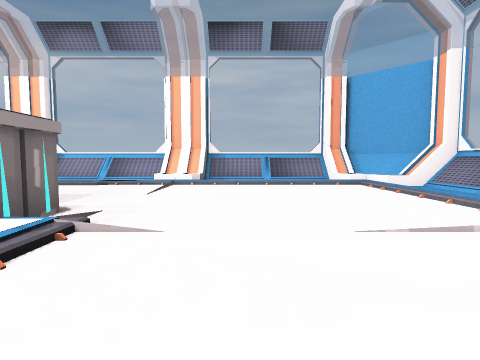
view 1 (above)

24 first-person views from a walk through a Unity game level. The camera is 1.5 m above the floor, tilts 4° down and sees 80° across. The floor is counted in squares, 2 m on a side. Each view is taken from the middle of a square. On the plan, view 1 faces up. The plan holds only what a view shows up to about 10 squares ahead; the rest is blank. The place goes on beyond the plan. The terrain is drawn as flat ground. The player character is not drawn. Some animated figures are not drawn. Some surface patterns are stand-ins.

view 2
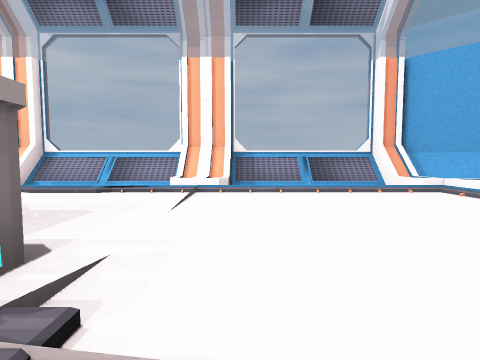

view 3
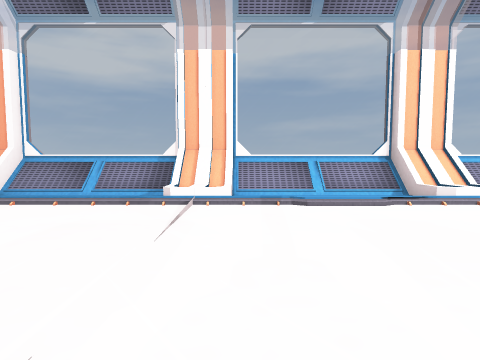

view 4
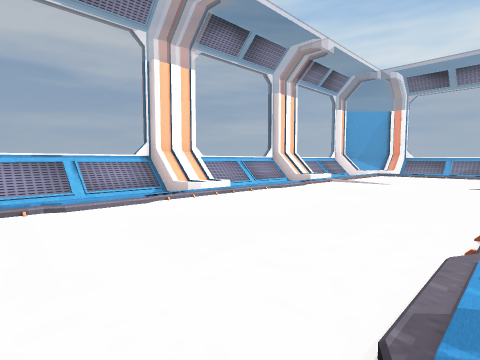

view 5
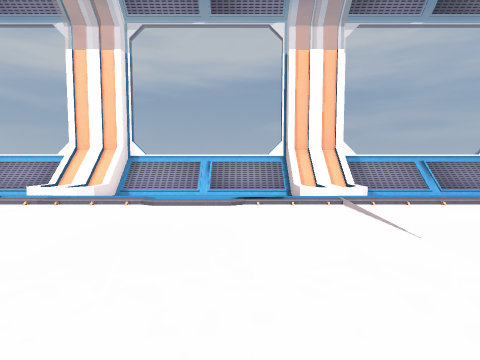

view 6
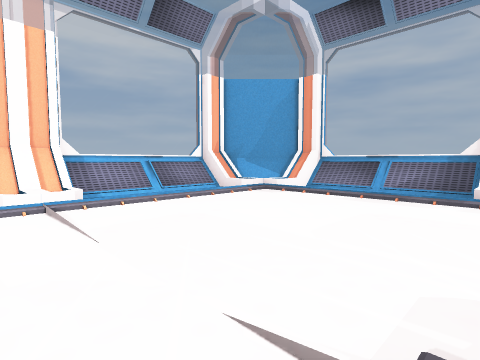

view 7
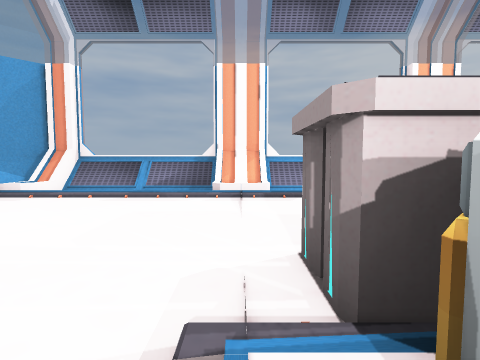

view 8
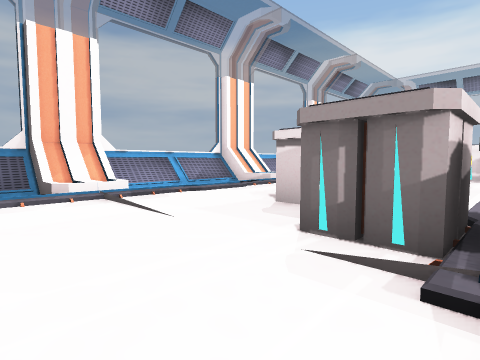

view 9
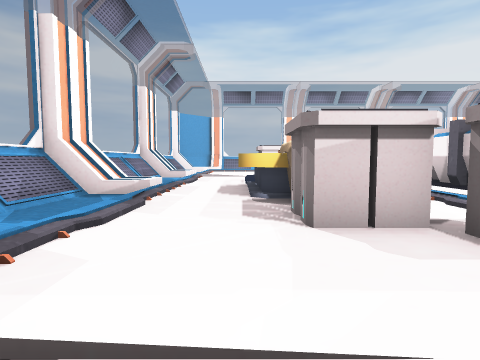

view 10
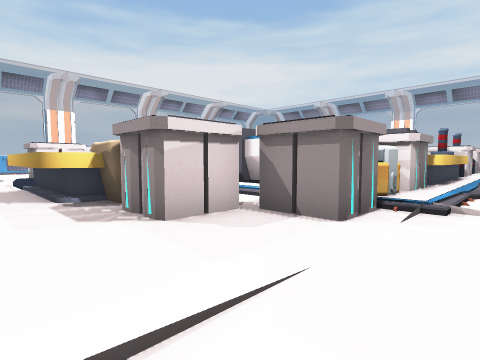

view 11
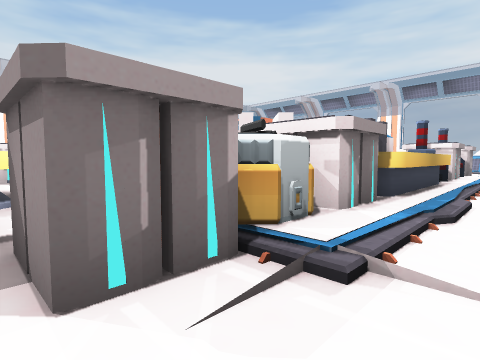

view 12
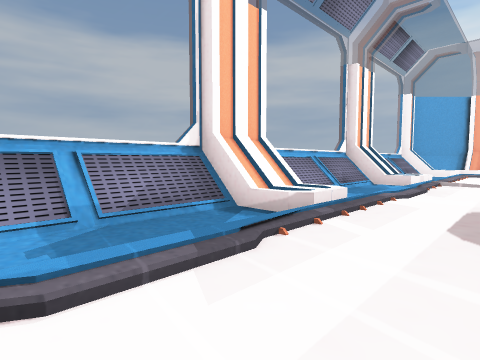

view 13
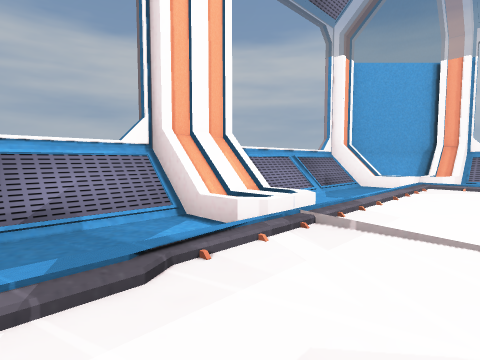

view 14
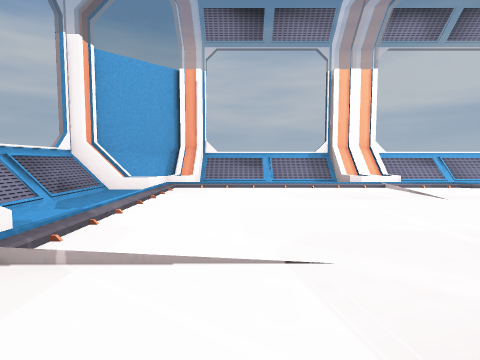

view 15
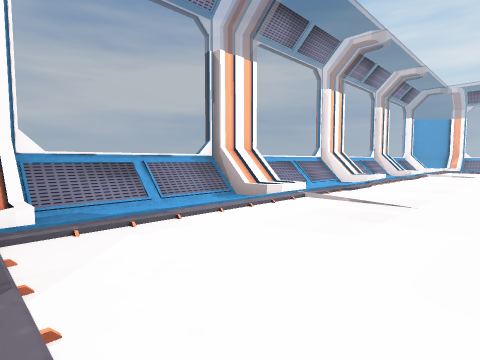

view 16
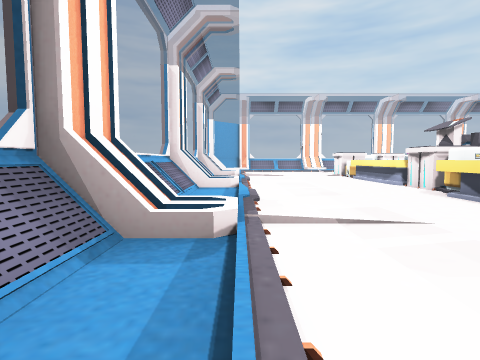

view 17
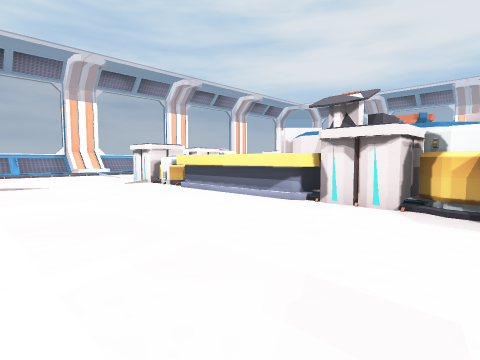

view 18
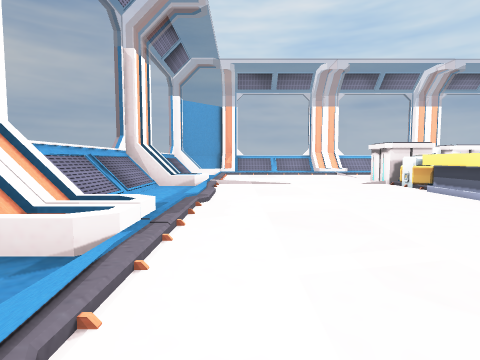

view 19
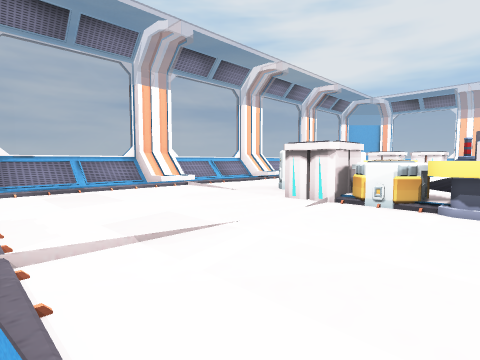

view 20
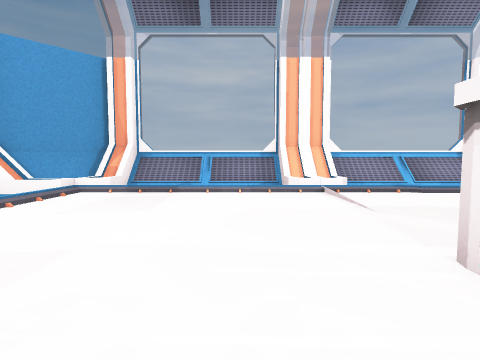

view 21
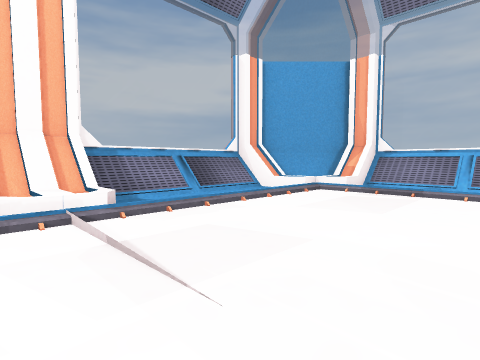

view 22
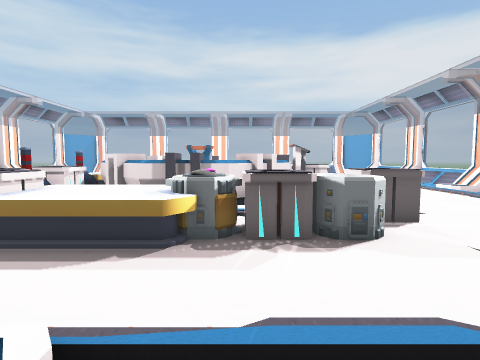

view 23
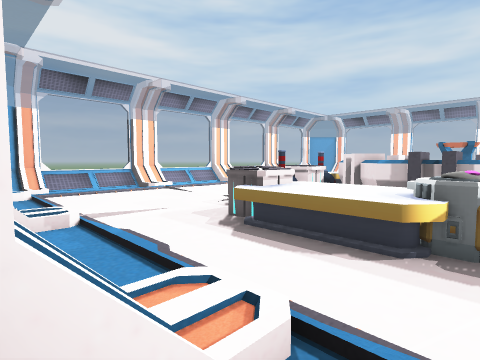

view 24
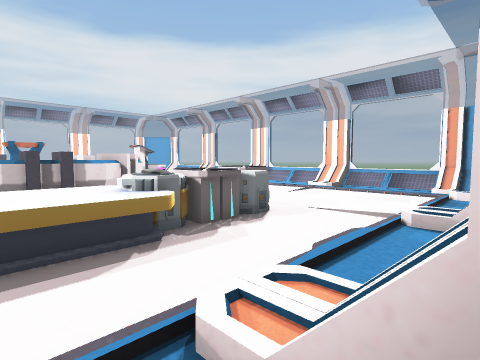

### Floor plan
Key: @ floor where view 1 was taken; # wall or solid block; . main floor; : floor 0.25 m higher than the main floor; / step, stairs or slope; = window, fence, low wall or low ledge; ^ raised ledge; v drop or lower ground; C console; O other object.
Columns run from 23 left of view 1 to 7 right of it. Each row starts with its distance up from view 1.
 12      ===   ===   ===   ===
 11   v##///###///###///###///##v
 10  v#v....//....//....//..../v#v
  9  #vv///////////////////////vv#
  8 =///.......................//#
  7 =/./......................././=
  6 =/./..........#^^^#.......././=
  5 =/./......OOOO#^^^OO......././=
  4 =/.=.....OOOOO ^^^#OO....../.#
  3  #//.....OO  :     O :.....//#
  2 =///.....OO:::::   OO:.....//#
  1 =/./.....#O::#####   :....././=
  0 =/./.....#         OO:.@..././=
 -1 =/./.....#         OO:....././=
 -2  /.=.....#          #:...../.#
 -3  #//.....#C         ^:.....//#
 -4 =///.....OO         ^:.....//#
 -5 =/./.....OO         ^:....././=
 -6  /./....##          O:....././=
 -7  /./....^    ####  OO:....././=
 -8  /.=....      :::: OO:...../.#
 -9  #//....        :::OO:.....//#
-10 =///.... O#  ^^^^..OO......//#
-11 =/./......OO     OOO......././=
-12 =/./......OO    ^OOO......././=
-13 =/./......../^^^^.........././=
-14 =/./......................./.#
-15  #vv////=/=///=/=///=/=////vv
-16  v#v....//....//....//..../v#
-17   v#/////#/////#/////#/////#v
-18     ===== === = ===== =====

Where each view was taken, in squares from view 1:
view 1: 0 up, 0 right, facing up
view 2: 2 up, 1 left, facing up
view 3: 2 up, 2 left, facing right
view 4: 2 up, 2 left, facing down-right
view 5: 7 down, 2 left, facing right
view 6: 8 down, 2 left, facing down-right
view 7: 8 down, 2 left, facing down
view 8: 9 down, 0 right, facing down-left
view 9: 13 down, 1 left, facing left
view 10: 14 down, 1 left, facing up-left
view 11: 11 down, 1 left, facing up-left
view 12: 13 down, 4 left, facing down-left
view 13: 13 down, 11 left, facing down-left
view 14: 13 down, 12 left, facing left
view 15: 15 down, 16 left, facing up-left
view 16: 13 down, 20 left, facing up
view 17: 6 down, 19 left, facing up-right
view 18: 6 down, 19 left, facing up
view 19: 0 up, 20 left, facing up-right
view 20: 2 up, 16 left, facing up
view 21: 2 up, 16 left, facing up-left
view 22: 11 up, 10 left, facing down
view 23: 11 up, 10 left, facing down-right
view 24: 11 up, 6 left, facing down-left
